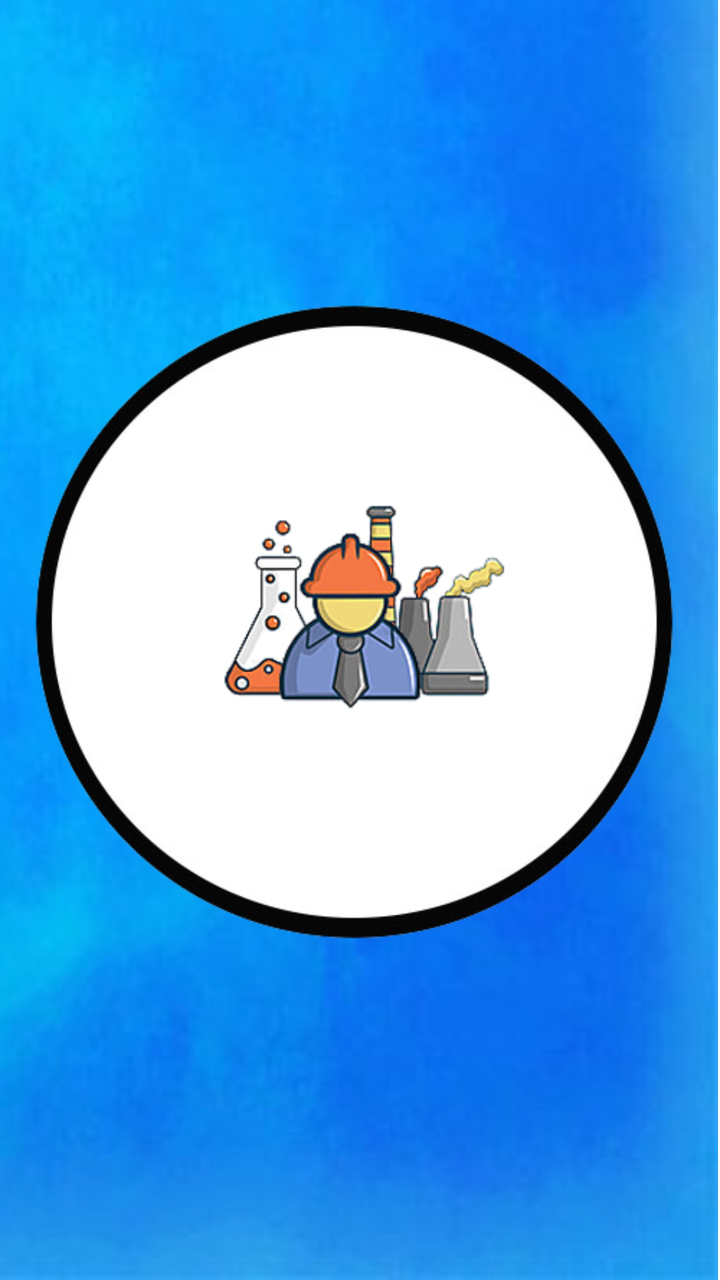
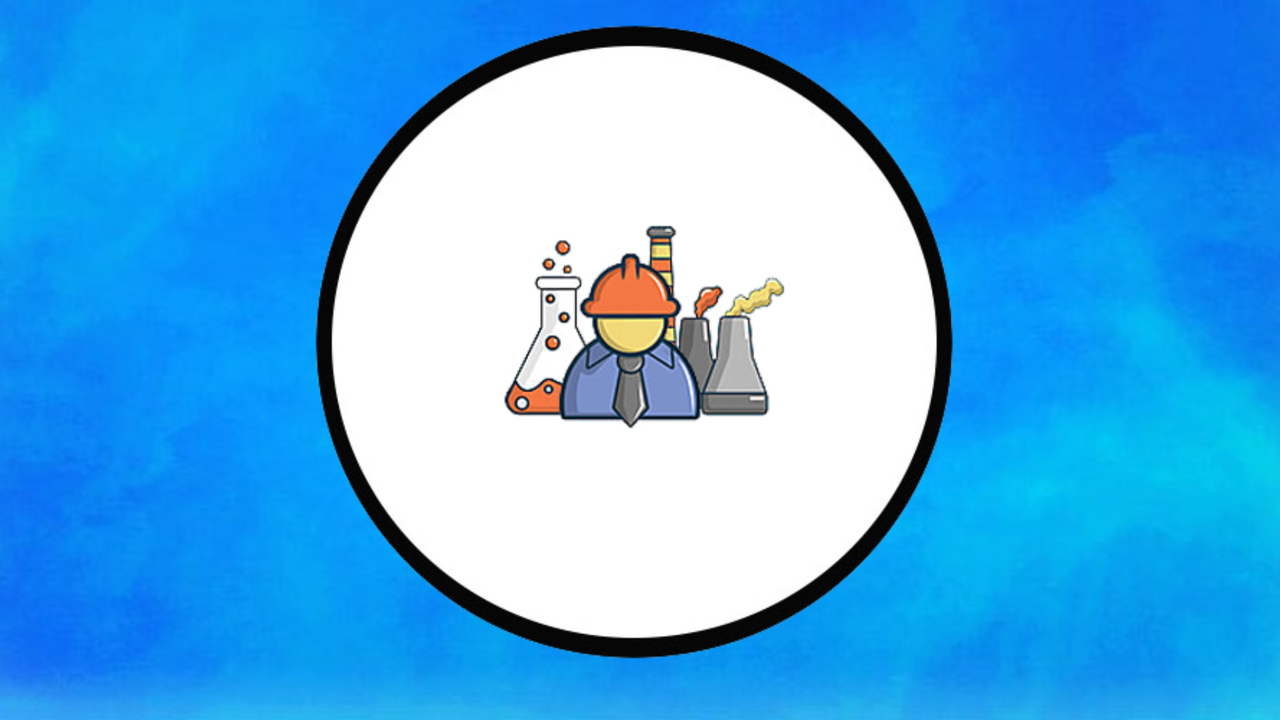

One screen, two layout resources from the same app: the default and the author's alternative for another configuration. Each is rendered where Android would select it; the XML of both is given below.
<!-- AndroidManifest.xml: application theme Theme.DensyMath -->
<!-- res/layout/activity_splash.xml -->
<?xml version="1.0" encoding="utf-8"?>
<androidx.constraintlayout.widget.ConstraintLayout xmlns:android="http://schemas.android.com/apk/res/android"
    xmlns:app="http://schemas.android.com/apk/res-auto"
    xmlns:tools="http://schemas.android.com/tools"
    android:layout_width="match_parent"
    android:layout_height="match_parent"
    tools:context=".Splash">

    <ImageView
        android:id="@+id/imageView4"
        android:layout_width="634dp"
        android:layout_height="1122dp"
        app:layout_constraintBottom_toBottomOf="parent"
        app:layout_constraintEnd_toEndOf="parent"
        app:srcCompat="@drawable/dec39e165b9b1bf47d54bfa50fc5cbfb" />

    <ImageView
        android:id="@+id/imageView9"
        android:layout_width="wrap_content"
        android:layout_height="wrap_content"
        app:layout_constraintBottom_toBottomOf="parent"
        app:layout_constraintEnd_toEndOf="parent"
        app:layout_constraintHorizontal_bias="0.5"
        app:layout_constraintStart_toStartOf="parent"
        app:layout_constraintTop_toTopOf="parent"
        app:srcCompat="@drawable/posible_logo" />

</androidx.constraintlayout.widget.ConstraintLayout>
<!-- resources referenced by this layout -->
<resources>
  <!-- drawable dec39e165b9b1bf47d54bfa50fc5cbfb: jpg bitmap (drawable, 20689 bytes) -->
  <!-- drawable posible_logo: png bitmap (drawable, 86088 bytes) -->
  <style name="Theme.DensyMath" parent="Theme.MaterialComponents.DayNight.NoActionBar">
          
          <item name="colorPrimary">@color/purple_500</item>
          <item name="colorPrimaryVariant">@color/purple_700</item>
          <item name="colorOnPrimary">@color/white</item>
          
          <item name="colorSecondary">@color/teal_200</item>
          <item name="colorSecondaryVariant">@color/teal_700</item>
          <item name="colorOnSecondary">@color/black</item>
          
          <item name="android:statusBarColor" tools:targetApi="l">?attr/colorPrimaryVariant</item>
          
      </style>
</resources>
<!-- res/layout-land/activity_splash.xml (the author's variant of the layout above) -->
<!-- drawn on the phone turned sideways -->
<?xml version="1.0" encoding="utf-8"?>
<androidx.constraintlayout.widget.ConstraintLayout xmlns:android="http://schemas.android.com/apk/res/android"
    xmlns:app="http://schemas.android.com/apk/res-auto"
    xmlns:tools="http://schemas.android.com/tools"
    android:layout_width="match_parent"
    android:layout_height="match_parent"
    tools:context=".Splash">

    <ImageView
        android:id="@+id/imageView5"
        android:layout_width="733dp"
        android:layout_height="412dp"
        app:layout_constraintBottom_toBottomOf="@+id/imageView9"
        app:layout_constraintEnd_toEndOf="parent"
        app:layout_constraintStart_toStartOf="parent"
        app:srcCompat="@drawable/fondo_alrevez" />

    <ImageView
        android:id="@+id/imageView9"
        android:layout_width="wrap_content"
        android:layout_height="wrap_content"
        app:layout_constraintBottom_toBottomOf="parent"
        app:layout_constraintEnd_toEndOf="parent"
        app:layout_constraintHorizontal_bias="0.5"
        app:layout_constraintStart_toStartOf="parent"
        app:layout_constraintTop_toTopOf="parent"
        app:srcCompat="@drawable/posible_logo" />

</androidx.constraintlayout.widget.ConstraintLayout>
<!-- resources referenced by the variant -->
<!-- as the phone turned sideways resolves them -->
<resources>
  <!-- drawable fondo_alrevez: jpg bitmap (drawable, 40986 bytes) -->
  <!-- drawable posible_logo: png bitmap (drawable, 86088 bytes) -->
  <style name="Theme.DensyMath" parent="Theme.MaterialComponents.DayNight.NoActionBar">
          
          <item name="colorPrimary">@color/purple_500</item>
          <item name="colorPrimaryVariant">@color/purple_700</item>
          <item name="colorOnPrimary">@color/white</item>
          
          <item name="colorSecondary">@color/teal_200</item>
          <item name="colorSecondaryVariant">@color/teal_700</item>
          <item name="colorOnSecondary">@color/black</item>
          
          <item name="android:statusBarColor" tools:targetApi="l">?attr/colorPrimaryVariant</item>
          
      </style>
</resources>
